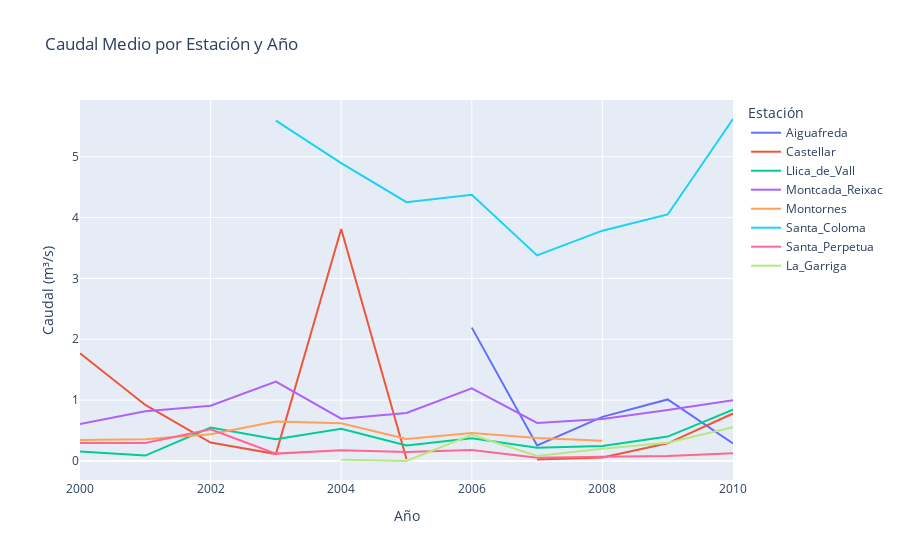

The notebook cell this image was saved under:
### Code cell
# Ejemplo de gráfico interactivo: Caudal medio por estación y año
df_grouped = TotalDat.groupby(['Estacio', 'Year']).agg({'Valor': 'mean'}).reset_index()

# Crear el gráfico interactivo con Plotly
fig = px.line(df_grouped, x='Year', y='Valor', color='Estacio',
              title="Caudal Medio por Estación y Año",
              labels={"Valor": "Caudal (m³/s)", "Year": "Año", "Estacio": "Estación"},
              hover_name="Estacio", hover_data={"Valor": True, "Year": True})

# Mostrar el gráfico interactivo
fig.show()

### Figure 1 — Plotly figure (JSON) as saved in the notebook; plotly's stock layout.template omitted (floating-point values rounded to 4 significant figures)
{"data": [{"hovertemplate": "<b>%{hovertext}</b><br><br>Estación=Aiguafreda<br>Año=%{x}<br>Caudal (m³/s)=%{y}<extra></extra>", "hovertext": ["Aiguafreda", "Aiguafreda", "Aiguafreda", "Aiguafreda", "Aiguafreda", "Aiguafreda", "Aiguafreda", "Aiguafreda", "Aiguafreda", "Aiguafreda", "Aiguafreda"], "legendgroup": "Aiguafreda", "line": {"color": "#636efa", "dash": "solid"}, "marker": {"symbol": "circle"}, "mode": "lines", "name": "Aiguafreda", "orientation": "v", "showlegend": true, "type": "scatter", "x": [2000, 2001, 2002, 2003, 2004, 2005, 2006, 2007, 2008, 2009, 2010], "xaxis": "x", "y": [null, null, null, null, null, null, 2.191, 0.2543, 0.7254, 1.011, 0.2877], "yaxis": "y"}, {"hovertemplate": "<b>%{hovertext}</b><br><br>Estación=Castellar<br>Año=%{x}<br>Caudal (m³/s)=%{y}<extra></extra>", "hovertext": ["Castellar", "Castellar", "Castellar", "Castellar", "Castellar", "Castellar", "Castellar", "Castellar", "Castellar", "Castellar", "Castellar"], "legendgroup": "Castellar", "line": {"color": "#EF553B", "dash": "solid"}, "marker": {"symbol": "circle"}, "mode": "lines", "name": "Castellar", "orientation": "v", "showlegend": true, "type": "scatter", "x": [2000, 2001, 2002, 2003, 2004, 2005, 2006, 2007, 2008, 2009, 2010], "xaxis": "x", "y": [1.771, 0.9208, 0.3035, 0.1142, 3.813, 0.0341, null, 0.02662, 0.0566, 0.2909, 0.78], "yaxis": "y"}, {"hovertemplate": "<b>%{hovertext}</b><br><br>Estación=Llica_de_Vall<br>Año=%{x}<br>Caudal (m³/s)=%{y}<extra></extra>", "hovertext": ["Llica_de_Vall", "Llica_de_Vall", "Llica_de_Vall", "Llica_de_Vall", "Llica_de_Vall", "Llica_de_Vall", "Llica_de_Vall", "Llica_de_Vall", "Llica_de_Vall", "Llica_de_Vall", "Llica_de_Vall"], "legendgroup": "Llica_de_Vall", "line": {"color": "#00cc96", "dash": "solid"}, "marker": {"symbol": "circle"}, "mode": "lines", "name": "Llica_de_Vall", "orientation": "v", "showlegend": true, "type": "scatter", "x": [2000, 2001, 2002, 2003, 2004, 2005, 2006, 2007, 2008, 2009, 2010], "xaxis": "x", "y": [0.1549, 0.08904, 0.5498, 0.356, 0.5293, 0.2532, 0.3743, 0.2167, 0.2476, 0.4008, 0.8442], "yaxis": "y"}, {"hovertemplate": "<b>%{hovertext}</b><br><br>Estación=Montcada_Reixac<br>Año=%{x}<br>Caudal (m³/s)=%{y}<extra></extra>", "hovertext": ["Montcada_Reixac", "Montcada_Reixac", "Montcada_Reixac", "Montcada_Reixac", "Montcada_Reixac", "Montcada_Reixac", "Montcada_Reixac", "Montcada_Reixac", "Montcada_Reixac", "Montcada_Reixac", "Montcada_Reixac"], "legendgroup": "Montcada_Reixac", "line": {"color": "#ab63fa", "dash": "solid"}, "marker": {"symbol": "circle"}, "mode": "lines", "name": "Montcada_Reixac", "orientation": "v", "showlegend": true, "type": "scatter", "x": [2000, 2001, 2002, 2003, 2004, 2005, 2006, 2007, 2008, 2009, 2010], "xaxis": "x", "y": [0.6071, 0.8183, 0.9083, 1.304, 0.6943, 0.7899, 1.193, 0.625, 0.6901, 0.8382, 1.0], "yaxis": "y"}, {"hovertemplate": "<b>%{hovertext}</b><br><br>Estación=Montornes<br>Año=%{x}<br>Caudal (m³/s)=%{y}<extra></extra>", "hovertext": ["Montornes", "Montornes", "Montornes", "Montornes", "Montornes", "Montornes", "Montornes", "Montornes", "Montornes", "Montornes", "Montornes"], "legendgroup": "Montornes", "line": {"color": "#FFA15A", "dash": "solid"}, "marker": {"symbol": "circle"}, "mode": "lines", "name": "Montornes", "orientation": "v", "showlegend": true, "type": "scatter", "x": [2000, 2001, 2002, 2003, 2004, 2005, 2006, 2007, 2008, 2009, 2010], "xaxis": "x", "y": [0.3441, 0.357, 0.4412, 0.6479, 0.6218, 0.3615, 0.4609, 0.377, 0.3324, null, 0.561], "yaxis": "y"}, {"hovertemplate": "<b>%{hovertext}</b><br><br>Estación=Santa_Coloma<br>Año=%{x}<br>Caudal (m³/s)=%{y}<extra></extra>", "hovertext": ["Santa_Coloma", "Santa_Coloma", "Santa_Coloma", "Santa_Coloma", "Santa_Coloma", "Santa_Coloma", "Santa_Coloma", "Santa_Coloma", "Santa_Coloma", "Santa_Coloma", "Santa_Coloma"], "legendgroup": "Santa_Coloma", "line": {"color": "#19d3f3", "dash": "solid"}, "marker": {"symbol": "circle"}, "mode": "lines", "name": "Santa_Coloma", "orientation": "v", "showlegend": true, "type": "scatter", "x": [2000, 2001, 2002, 2003, 2004, 2005, 2006, 2007, 2008, 2009, 2010], "xaxis": "x", "y": [null, null, null, 5.592, 4.894, 4.253, 4.372, 3.377, 3.784, 4.051, 5.619], "yaxis": "y"}, {"hovertemplate": "<b>%{hovertext}</b><br><br>Estación=Santa_Perpetua<br>Año=%{x}<br>Caudal (m³/s)=%{y}<extra></extra>", "hovertext": ["Santa_Perpetua", "Santa_Perpetua", "Santa_Perpetua", "Santa_Perpetua", "Santa_Perpetua", "Santa_Perpetua", "Santa_Perpetua", "Santa_Perpetua", "Santa_Perpetua", "Santa_Perpetua", "Santa_Perpetua"], "legendgroup": "Santa_Perpetua", "line": {"color": "#FF6692", "dash": "solid"}, "marker": {"symbol": "circle"}, "mode": "lines", "name": "Santa_Perpetua", "orientation": "v", "showlegend": true, "type": "scatter", "x": [2000, 2001, 2002, 2003, 2004, 2005, 2006, 2007, 2008, 2009, 2010], "xaxis": "x", "y": [0.2949, 0.2954, 0.5207, 0.1213, 0.1781, 0.1478, 0.1807, 0.05327, 0.0711, 0.08094, 0.1275], "yaxis": "y"}, {"hovertemplate": "<b>%{hovertext}</b><br><br>Estación=La_Garriga<br>Año=%{x}<br>Caudal (m³/s)=%{y}<extra></extra>", "hovertext": ["La_Garriga", "La_Garriga", "La_Garriga", "La_Garriga", "La_Garriga", "La_Garriga", "La_Garriga", "La_Garriga", "La_Garriga", "La_Garriga", "La_Garriga"], "legendgroup": "La_Garriga", "line": {"color": "#B6E880", "dash": "solid"}, "marker": {"symbol": "circle"}, "mode": "lines", "name": "La_Garriga", "orientation": "v", "showlegend": true, "type": "scatter", "x": [2000, 2001, 2002, 2003, 2004, 2005, 2006, 2007, 2008, 2009, 2010], "xaxis": "x", "y": [null, null, null, null, 0.02, 0, 0.43, 0.08405, 0.2024, 0.2987, 0.5563], "yaxis": "y"}], "layout": {"legend": {"title": {"text": "Estación"}, "tracegroupgap": 0}, "title": {"text": "Caudal Medio por Estación y Año"}, "xaxis": {"anchor": "y", "domain": [0, 1], "title": {"text": "Año"}}, "yaxis": {"anchor": "x", "domain": [0, 1], "title": {"text": "Caudal (m³/s)"}}}}
